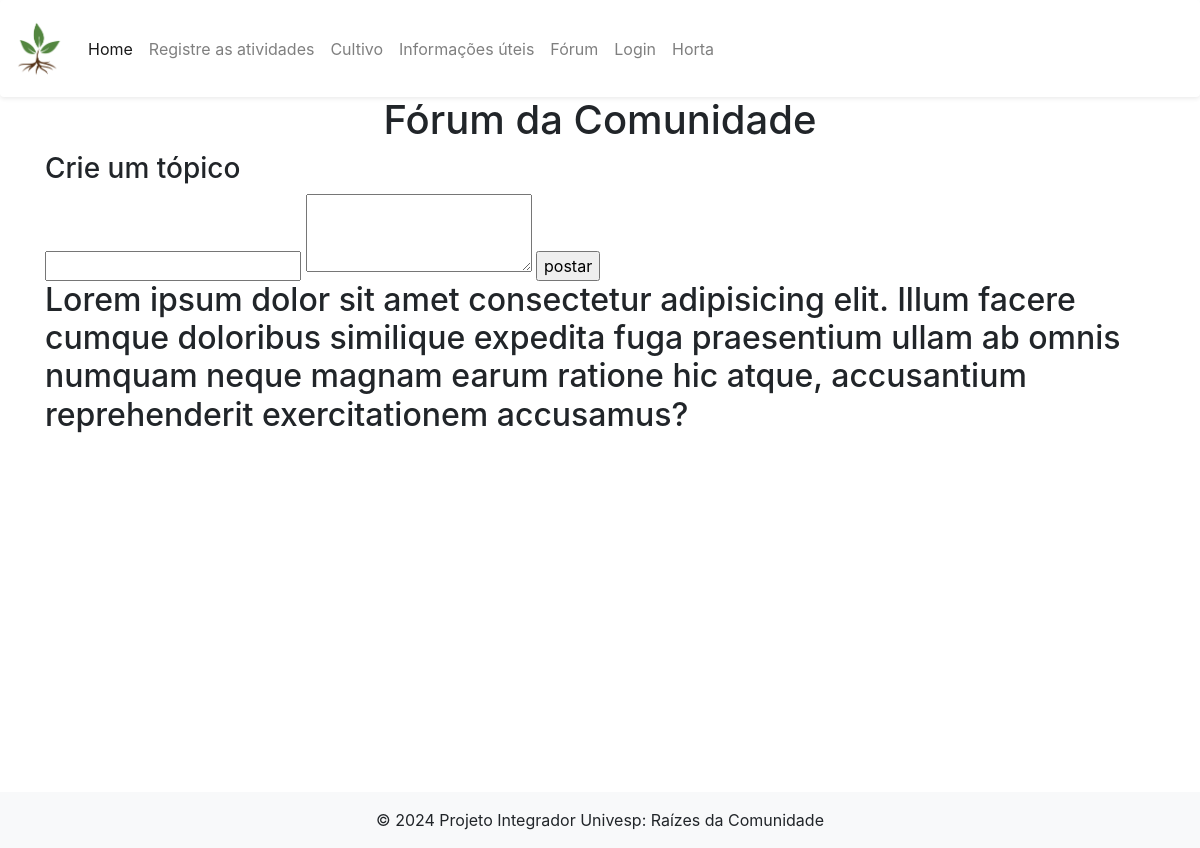
/authuser/forum/ (signed in), run on an earlier commit of the app's database.
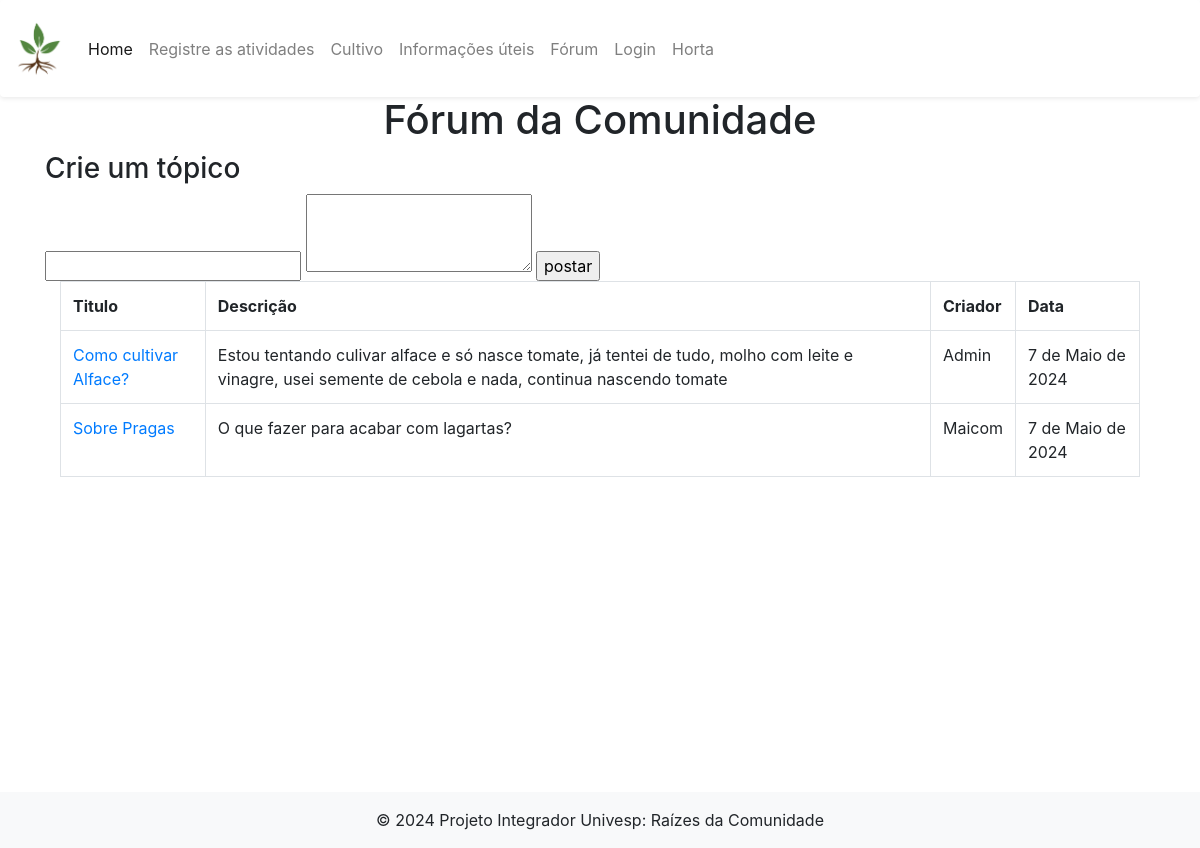
And on a later commit of the database.
### app_forum/models.py (models this page shows)
class Topico(models.Model):
    criador = models.ForeignKey(User, on_delete=models.CASCADE)
    data = models.DateField(auto_now_add=True)
    titulo = models.CharField(max_length=50)
    descricao = models.CharField(max_length=50)

### app_forum/views.py (the view)
# urls.py: path('forum/', forum, name='forum'),
@login_required(login_url="/login/login")
def forum(request):
    lista_topicos = {}
    try:
        lista_topicos = Topico.objects.all()
        return render(request, "forum/forum.html", {'topicos' : lista_topicos})
    except Topico.DoesNotExist:
        return render(request, "forum/forum.html")

### templates/forum/forum.html (shortened to what this page needs)
{% extends 'base.html' %}
{% block conteudo %}
<div class="container">
  <div class="sd_header" style="text-align: center;">
    <h1>Fórum da Comunidade</h1>
  </div>
  <h3>Crie um tópico</h3>
  <form action= {% url "criar_topico" %} method="post">
    <div>
        <input type="text" name="nomeTopico" id="nomeTopico" />
        <textarea name="textoTopico" id="textoTopico" rows="3"></textarea>
        <input type="submit" value="postar" />
    </div>
  </form>
  <section>
    {% if topicos %}
    <div class="container">
      <table class="table table-bordered table-strip table-hover">
        <tr>
          <th>Titulo</th>
          <th>Descrição</th>
          <th>Criador</th>
          <th>Data</th>
        </tr>
        {% for topico in topicos  %}
        <tr>
          <td> <a href={% url "topico" pk=topico.id %}>{{topico.titulo}}</a></td>
          <td>{{topico.descricao}}</td>
          <td>{{topico.criador}}</td>
          <td>{{topico.data}}</td>
        </tr>
        {% endfor %}
      </table>
    </div>
    {% else %}
    <h2>Lorem ipsum dolor sit amet consectetur adipisicing elit. Illum facere cumque doloribus similique expedita fuga praesentium ullam ab omnis numquam neque magnam earum ratione hic atque, accusantium reprehenderit exercitationem accusamus?</h2>
    {% endif %}
  </section>
</div>
{% endblock %}

### templates/base.html (shortened to what this page needs)
<!doctype html>
<html lang="en">
  <head>
    <link rel="stylesheet" href="https://stackpath.bootstrapcdn.com/bootstrap/4.1.3/css/bootstrap.min.css">
  </head>
  <body>
    <nav class="navbar navbar-expand-lg navbar-light bg-light fixed-top shadow-sm p-3 mb-5 bg-white rounded">
      <a class="navbar-brand" href="{% url 'home' %}"><img src="/media/icone.png" alt="logotipo" style="width: 3rem;"></a>
      <div class="collapse navbar-collapse" id="navbarNav">
        <ul class="navbar-nav">
          <li class="nav-item active">
            <a class="nav-link" href="{% url 'home' %}">Home <span class="sr-only">(Página atual)</span></a>
          </li>
          <li class="nav-item">
            <a class="nav-link" href="{% url 'atividade' %}">Registre as atividades</a>
          </li>
          <li class="nav-item">
            <a class="nav-link" href="{% url 'cultivo' %}">Cultivo</a>
          </li>
          <li class="nav-item">
            <a class="nav-link" href="#">Informações úteis</a>
          </li>
          <li class="nav-item">
            <a class="nav-link" href="{% url 'forum' %}">Fórum</a>
          </li>
          <li class="nav-item">
            <a class="nav-link" href="{% url 'login' %}">Login</a>
          </li>
        <li class="nav-item">
          <a class="nav-link" href="{% url 'minha_horta' %}">Horta</a>
        </li>
        </ul>
      </div>
    </nav>
    <main class="mb-5 mt-5 pb-5 pt-5">
    {% block conteudo %}
    {% endblock %}
    </main>
    <footer class="bg-body-tertiary text-center w-100 fixed-bottom">
      <div class="container p-4"></div>
      <div class="text-center p-3 bg-light">
        © 2024 Projeto Integrador Univesp:
        <a class="text-body" href="#">Raízes da Comunidade</a>
      </div>
    </footer>
  </body>
</html>

### templates/base.html (style rules this page uses)
body { overflow-y: auto; min-height: 100vh; }

What changed in the data, as far as the page shows it:
added Topico: titulo "Como cultivar Alface?", descricao "Estou tentando culivar alface e só nasce tomate, já tentei de tudo, molho com leite e vinagre, usei semente de cebola e nada, continua nascendo tomate", criador "Admin", data "7 de Maio de 2024"
added Topico: titulo "Sobre Pragas", descricao "O que fazer para acabar com lagartas?", criador "Maicom", data "7 de Maio de 2024"
Also different on the page:
text no longer shown: "Lorem ipsum dolor sit amet consectetur adipisicing elit. Illum facere cumque doloribus similique expedita fuga praesentium ullam ab omnis numquam neque magnam earum ratione hic atque, accusantium reprehenderit exercitationem accusamus?"
text now shown: "Titulo Descrição Criador Data"
